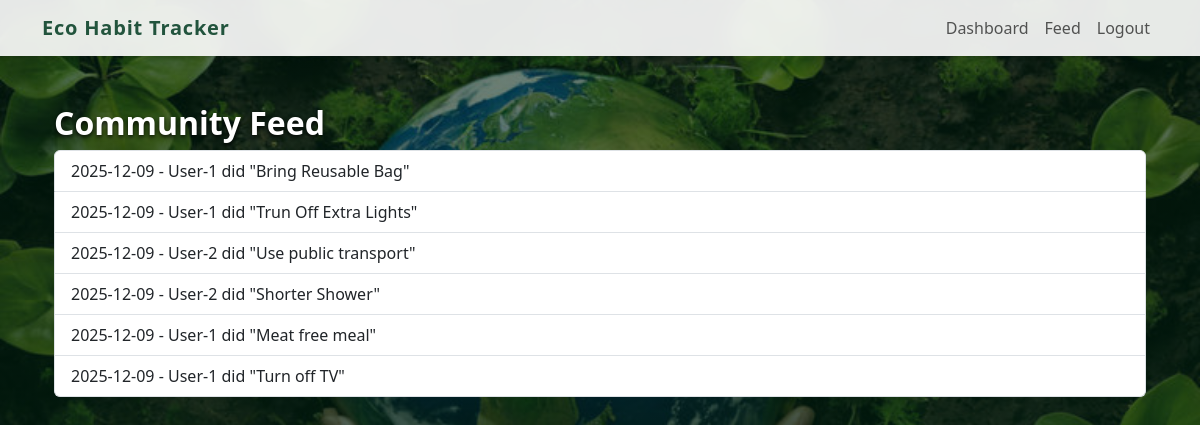
/feed (signed in), run on the app's committed database.
### app.py (models this page shows)
class Habit(db.Model):
    id = db.Column(db.Integer, primary_key=True)
    title = db.Column(db.String(140), nullable=False)
    description = db.Column(db.Text, nullable=True)
    co2_saving = db.Column(db.Float, default=0.0)
    user_id = db.Column(db.Integer, db.ForeignKey('user.id'), nullable=False)

class HabitLog(db.Model):
    id = db.Column(db.Integer, primary_key=True)
    habit_id = db.Column(db.Integer, db.ForeignKey('habit.id'), nullable=False)
    user_id = db.Column(db.Integer, db.ForeignKey('user.id'), nullable=False)
    date = db.Column(db.Date, nullable=False, default=date.today)

### app.py (the view)
@app.route('/feed')
@login_required
def feed():
    logs = HabitLog.query.order_by(HabitLog.date.desc()).limit(30).all()
    items = []
    for l in logs:
        habit = Habit.query.get(l.habit_id)
        items.append({'date': l.date, 'habit_title': habit.title if habit else 'Habit', 'user': f'User-{l.user_id}' })
    return render_template('feed.html', items=items)

### app.py (called while the page is built)
@login_manager.user_loader
def load_user(user_id):
    return User.query.get(int(user_id))

### templates/feed.html
{% extends 'base.html' %}
{% block content %}
<h2 class="feed-title">Community Feed</h2>
<ul class="list-group">
  {% for it in items %}
    <li class="list-group-item">{{ it.date }} - {{ it.user }} did "{{ it.habit_title }}"</li>
  {% endfor %}
</ul>
{% endblock %}

### static/style.css (style rules this page uses)
body { min-height: 100vh; margin: 0; font-family: system-ui, -apple-system, BlinkMacSystemFont, "Segoe UI", sans-serif; background-image: linear-gradient(rgba(0, 32, 16, 0.55), rgba(0, 32, 16, 0.8)), url("/static/images/Eco Habit Tracker Background theme.jpg"); background-size: cover; background-position: center; background-attachment: fixed; color: #1a202c; }
.feed-title { color: #ffffff; text-shadow: 0 2px 4px rgba(0, 0, 0, 0.85); font-weight: 700; }

### templates/base.html (style rules this page uses)
body { background: #f7fbf7; }

### data on the page
Habit: date "2025-12-09", user "User-1", habit_title "Bring Reusable Bag"
Habit: date "2025-12-09", user "User-1", habit_title "Trun Off Extra Lights"
Habit: date "2025-12-09", user "User-2", habit_title "Use public transport"
Habit: date "2025-12-09", user "User-2", habit_title "Shorter Shower"
Habit: date "2025-12-09", user "User-1", habit_title "Meat free meal"
Habit: date "2025-12-09", user "User-1", habit_title "Turn off TV"
